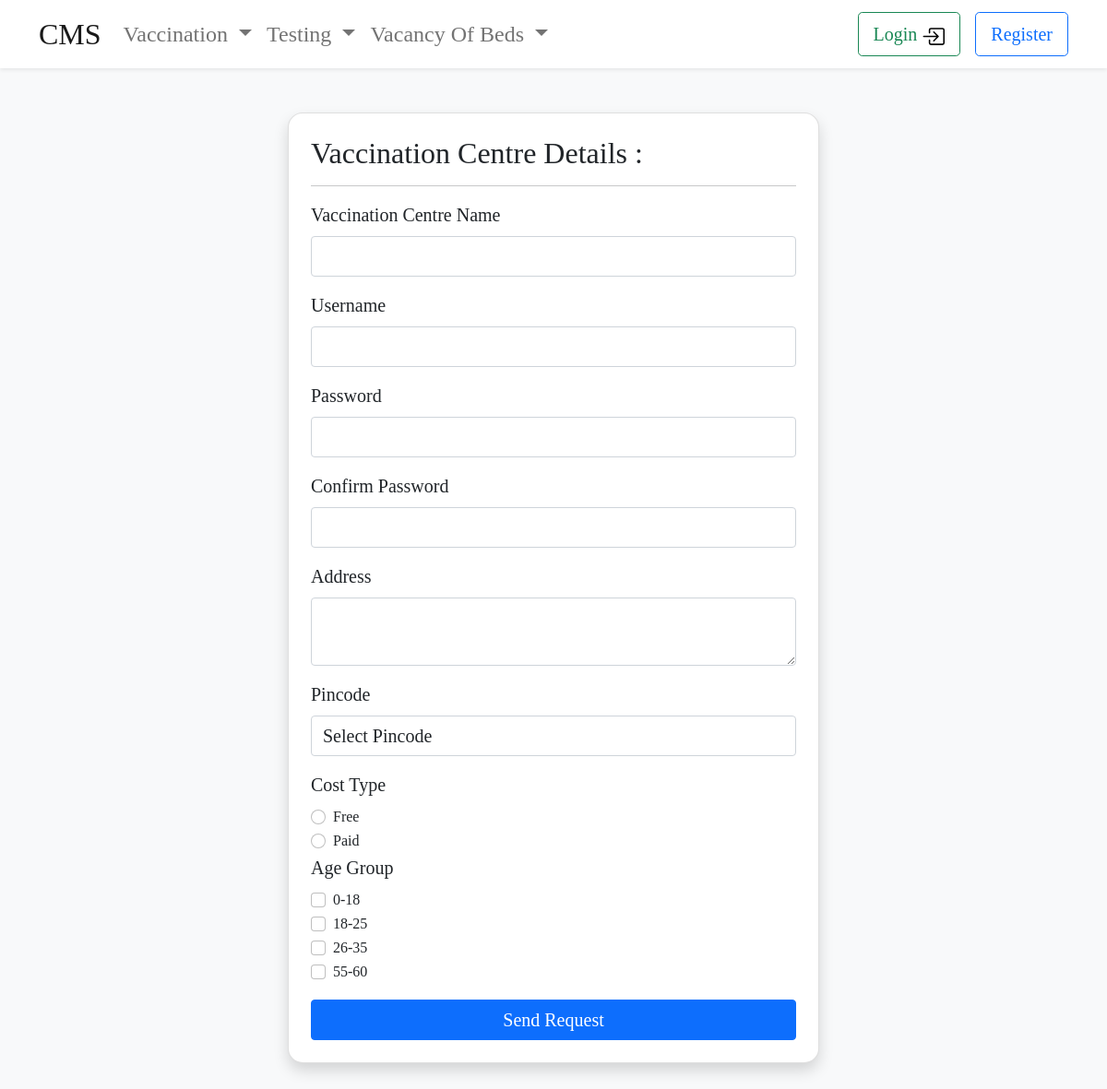
Screenshot of /requestVaccinationCentre.php with the database file from the repository.
### tables this page shows
CREATE TABLE `age_group` (
  `age_group_id` int(11) NOT NULL,
  `age_from` int(2) DEFAULT NULL,
  `age_to` int(3) DEFAULT NULL
);

### requestVaccinationCentre.php (the view, shortened to what this page needs)
<?php include('./includes/header.php')?>
<?php include('./includes/navigation.php')?>
<?php include('./includes/db.php') ?>
<section class="h-100 bg-light">
<div class="container-fluid py-5">
    <div class="row d-flex justify-content-center align-items-center h-100">
      <div class="col-12 col-md-6">
        <div class="card shadow" style="border-radius: 1rem;">
            <div class="card-body p-4">
                <form method="post">
                    <div class="col">
                        <h2>Vaccination Centre Details :</h2>
                        <hr>
                        <label class="form-label fs-5" for="name">Vaccination Centre Name</label>
                        <input class="form-control fs-5 mb-3" type="text" name="name" id="name" required>
                        <label class="form-label fs-5" for="mobileNo">Username</label>
                        <input class="form-control fs-5 mb-3" type="text" name="username" id="mobileNo" required>
                        <label class="form-label fs-5" for="password">Password</label>
                        <input class="form-control fs-5 mb-3" type="password" name="password" id="password" onkeyup='check();' required>
                        <label class="form-label fs-5" for="confirmPassword">Confirm Password <span class='message' id="pwdMsg"></span></label>
                        <input class="form-control fs-5 mb-3" type="password" name="confirmPassword" id="confirmPassword" onkeyup='check();' required>
                        <label class="form-label fs-5" for="address">Address</label>
                        <textarea class="form-control fs-5 mb-3" min="10" max="200" name="address" required> </textarea>
                        <label class="form-label fs-5" for="pincode">Pincode</label>
                        <select name="pincode" class="form-control fs-5 mb-3" placeholder="Select Pincode">
                            <option value="0"> Select Pincode </option>
                        </select>
                        <label class="form-label fs-5" for="costType">Cost Type</label>
                        <div class="form-check">
                            <input class="form-check-input" type="radio" name="costType" value="free">
                            <label class="form-check-label" for="costType">
                                Free
                            </label>
                        </div>
                        <div class="form-check">
                            <input class="form-check-input" type="radio" name="costType" value="paid">
                            <label class="form-check-label" for="costType">
                                Paid
                            </label>
                        </div>
                        <label class="form-label fs-5" for="ageGroup">Age Group</label>
                        <?php
                            $query = "SELECT * FROM age_group";
                            $getAgeGroup = mysqli_query($connection,$query);
                            while($row = mysqli_fetch_assoc($getAgeGroup)){
                                $age_group_id = $row['age_group_id'];
                                $age_from = $row['age_from'];
                                $age_to = $row['age_to'];
                                ?>
                                <div class="form-check">
                                    <input class="form-check-input" type="checkbox" name="ageGroup[]" value="<?php echo $age_group_id;?>">
                                    <label class="form-check-label" for="ageGroup">
                                        <?php echo $age_from . '-' . $age_to ;?>
                                    </label>
                                </div>
                        <?php } ?>
                        <button type="submit" class="btn btn-primary w-100 mt-3 mb-0 fs-5" name="next" id="submit">Send Request</button>
                    </div>
                </form>
            </div>
        </div>
    </div>
</div>
</section>

### main.css (style rules this page uses)
* { margin: 0; padding: 0; font-family: "Times New Roman", Times, serif; transition: 0.3s; }

### rows the page displays
age_group: age_from "0", age_to "18"
age_group: age_from "18", age_to "25"
age_group: age_from "26", age_to "35"
age_group: age_from "55", age_to "60"
